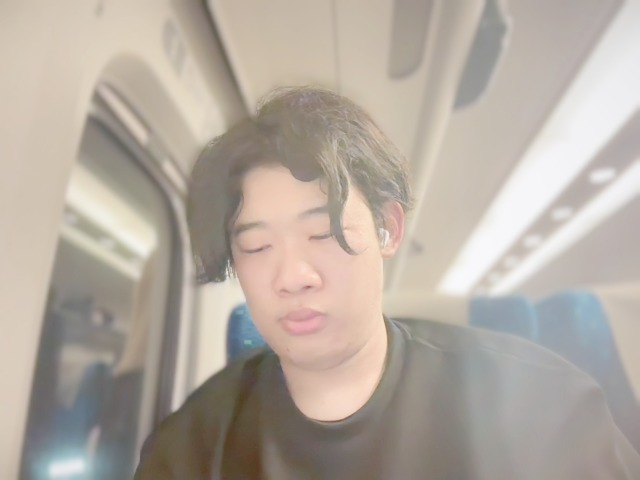
#> input picture python/tmp/debug_input.png, 640 x 480 px
$ python -i utils.py   (imports and definitions only)
#> lines starting #> are read from the running program, lines starting #| are printed output that depends on the picture; after the words box and inside, x2 and y2 are one past the last pixel; in counts of white or black regions, pixels touching at a corner belong together
#> further down, picture is the input picture: shape (480, 640, 3); mean B, G, R 160.2, 170.1, 179.8
import cv2
import numpy as np
import base64

def decode_base64_image(image_data: str):
    """
    Base64でエンコードされた画像データ（プレフィックスなし）をデコードし，
    OpenCVが利用可能な画像（numpy.ndarray）として返す関数である

    例:
      入力: "/9j/4AAQSkZJRgABAQAAAQABAAD/..."
    """
    try:
        # Base64文字列をデコードしてバイト列に変換する
        decoded_data = base64.b64decode(image_data)
        # バイト列からNumPy配列を生成する
        nparr = np.frombuffer(decoded_data, np.uint8)
        # NumPy配列から画像をデコードし，カラー画像（BGR形式）として取得する
        img = cv2.imdecode(nparr, cv2.IMREAD_COLOR)
        # 画像のデコードに失敗した場合は，例外を発生させる
        if img is None:
            raise Exception("OpenCVで画像をデコードできませんでした")
        return img
    except Exception as e:
        # エラー発生時に詳細なエラーメッセージとともに例外を再発生させる
        raise Exception("Base64デコードに失敗しました: " + str(e))

def get_red_contours(image):
    """
    BGR画像から赤い部分の輪郭を抽出する関数である
    """
    # 画像をBGRからHSV色空間に変換する
    hsv = cv2.cvtColor(image, cv2.COLOR_BGR2HSV)
#> hsv: shape (480, 640, 3); mean H, S, V 26.3, 32, 181.1

    # 赤色の範囲1の下限および上限を定義する
    lower_red1 = np.array([0, 70, 50])
    upper_red1 = np.array([10, 255, 255])

    # 赤色の範囲2の下限および上限を定義する
    lower_red2 = np.array([170, 70, 50])
    upper_red2 = np.array([180, 255, 255])

    # HSV画像から範囲1にあるピクセルのマスクを生成する
    mask1 = cv2.inRange(hsv, lower_red1, upper_red1)
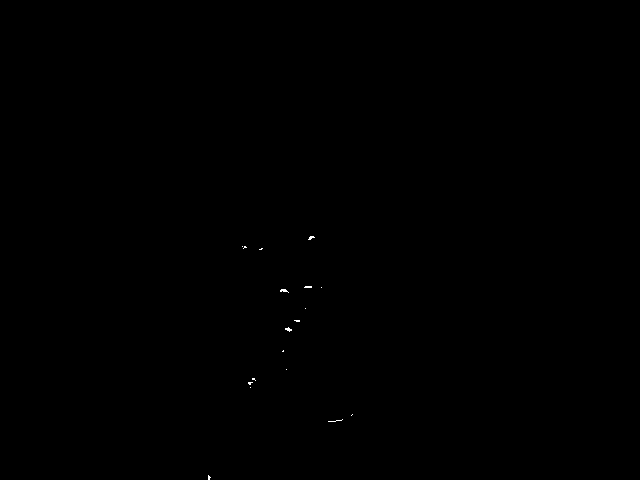
#> mask1: shape (480, 640); 0.05% white in thin lines or dots, all inside (x1, y1, x2, y2) = (208, 236, 353, 480)
    # HSV画像から範囲2にあるピクセルのマスクを生成する
    mask2 = cv2.inRange(hsv, lower_red2, upper_red2)
#> mask2: shape (480, 640); 0.02% white in thin lines or dots, all inside (x1, y1, x2, y2) = (296, 316, 314, 330)

    # 2つのマスクを論理和で結合し，最終的な赤色マスクを生成する
    red_mask = cv2.bitwise_or(mask1, mask2)

    # ノイズ除去のため，オープニング処理（膨張の前に収縮）を実施する
    kernel = np.ones((3, 3), np.uint8)
    red_mask = cv2.morphologyEx(red_mask, cv2.MORPH_OPEN, kernel, iterations=1)
#> red_mask: shape (480, 640); 0.02% white; 3 white regions (2 under 20 px)

    # 小さな穴がある場合，クロージング処理（収縮の前に膨張）を実施する
    red_mask = cv2.morphologyEx(red_mask, cv2.MORPH_CLOSE, kernel, iterations=1)

    # 赤色領域の輪郭を抽出する
    contours, _ = cv2.findContours(red_mask, cv2.RETR_EXTERNAL, cv2.CHAIN_APPROX_SIMPLE)
#> contours = 3 contours, 2 with area under 20; largest, box (x1, y1, x2, y2) and area: (304, 316, 313, 322) 22

    # 面積が50より大きい輪郭のみをフィルタリングする
    filtered_contours = [cnt for cnt in contours if cv2.contourArea(cnt) > 50]
#> filtered_contours = []

    return filtered_contours

>>> import cv2
>>> picture = cv2.imread('tmp/debug_input.png')
>>> result = get_red_contours(picture)
#> result = []
